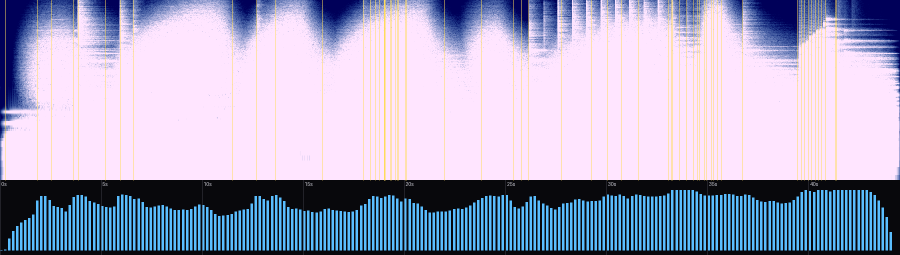
#> input picture Lacrydia_Film/documentation/audio_spectrogram_and_loudness.png, 1800 x 510 px (shown at 1/2 size)
$ python sheet_dir.py ../../Lacrydia_Film/documentation/audio_spectrogram_and_loudness.png ../../Lacrydia_Film/documentation/audio_spectrogram_and_loudness.png 5 ../../Lacrydia_Film/documentation/audio_spectrogram_and_loudness.png
#> lines starting #> are read from the running program, lines starting #| are printed output that depends on the picture
### Lacrydia_Ad/scripts/paths.py
"""Single source of truth for paths + the write guard that protects the existing app projects."""
import json, os, subprocess
ROOT = os.path.dirname(os.path.dirname(os.path.abspath(__file__)))           # .../Lacrydia_Ad
REPO = os.path.dirname(ROOT)                                                 # the commercial's own repo
CFG_PATH = os.path.join(ROOT, "config", "production.json")
READONLY_APP_CLONES = ["/home/user/lacrydia-swiftui", "/home/user/lacrydia-social"]

def cfg():
    with open(CFG_PATH) as f:
        return json.load(f)

def p(*parts):
    """Path inside the production folder."""
    return os.path.join(ROOT, *parts)

def assert_writable(path):
    """Refuse to write anywhere outside Lacrydia_Ad (and never inside the app clones)."""
    real = os.path.realpath(path)
    for ro in READONLY_APP_CLONES:
        if real == ro or real.startswith(ro + os.sep):
            raise PermissionError(f"refusing to write inside read-only app project: {path}")
    if not (real == ROOT or real.startswith(ROOT + os.sep)):
        raise PermissionError(f"refusing to write outside the production folder: {path}")
    return path

# [8 lines left out: function app_clones_clean, not called in this run]

### Lacrydia_Ad/scripts/sheet_dir.py
"""Labelled contact sheet for any folder of PNGs: python3 sheet_dir.py <dir> <glob> <cols> <out.png>"""
import glob, os, sys
from PIL import Image, ImageDraw
sys.path.insert(0, os.path.dirname(os.path.abspath(__file__)))
from paths import assert_writable
d, pat, cols, out = sys.argv[1], sys.argv[2], int(sys.argv[3]), sys.argv[4]
files = sorted(glob.glob(os.path.join(d, pat)))
W = 640
ims = []
for f in files:
    im = Image.open(f).convert("RGB"); im = im.resize((W, int(im.height * W / im.width)), Image.LANCZOS)
#> further down, im is the input picture: PIL image 1800x510 RGB; mean R, G, B 170, 168, 195.8
#> after `im = im.resize((W, int(im.height * W / im.width)), Image.LANCZOS)`:
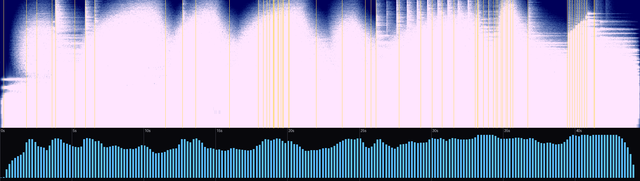
#> im: PIL image 640x181 RGB; mean R, G, B 170, 168, 193.9
    ImageDraw.Draw(im).text((8, 6), os.path.basename(f), fill=(255, 166, 43)); ims.append(im)
rows = (len(ims) + cols - 1) // cols; H = ims[0].height
#> after `rows = (len(ims) + cols - 1) // cols`: rows = 1
#> after `H = ims[0].height`: H = 181
sheet = Image.new("RGB", (cols * W + (cols + 1) * 6, rows * H + (rows + 1) * 6), (30, 30, 30))
#> sheet: PIL image 3236x193 RGB; every value is 30
for i, im in enumerate(ims):
    sheet.paste(im, (6 + (i % cols) * (W + 6), 6 + (i // cols) * (H + 6)))
#> this loop made 1 pass
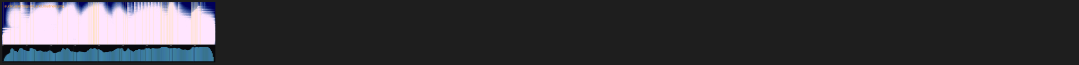
#> sheet: PIL image 3236x193 RGB (shown at 1/3 size); mean R, G, B 56, 55.6, 60.3
sheet.save(assert_writable(out)); print(out, sheet.size, len(files), "images")
#> (the run stopped early here; a loop or call above may not have finished)
